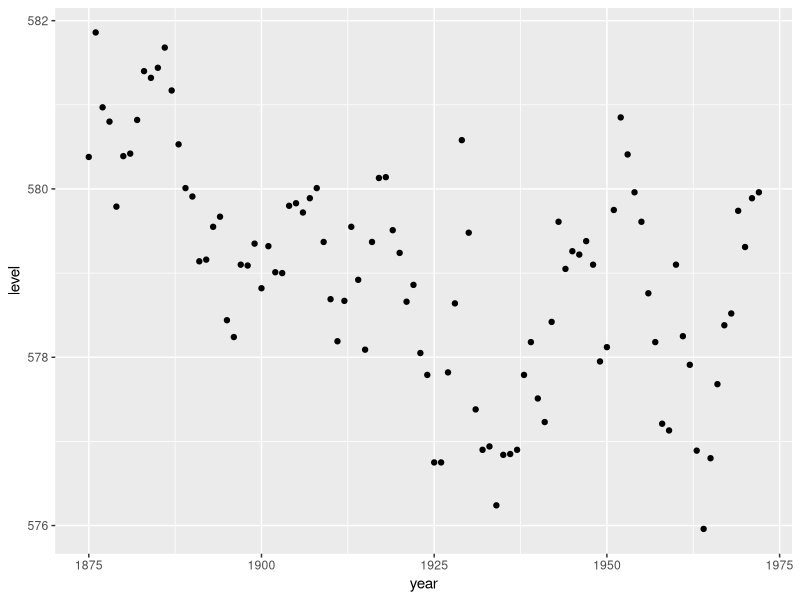
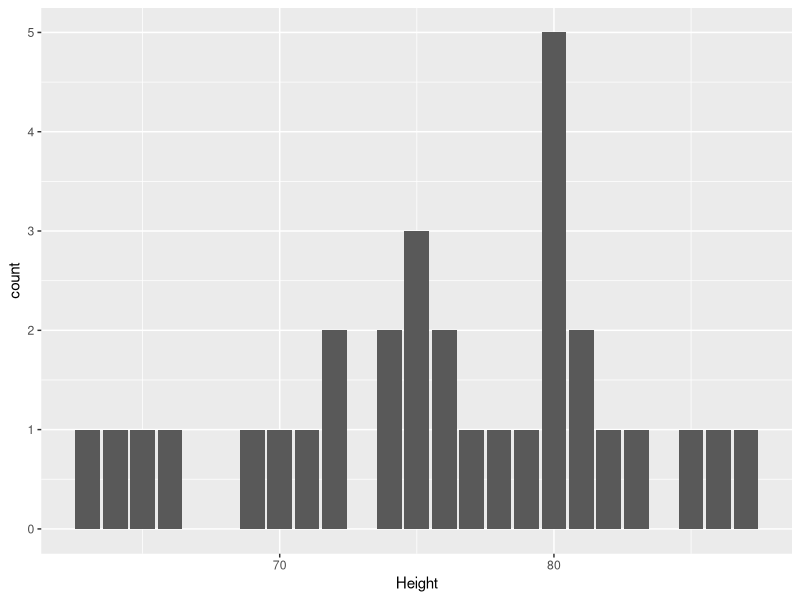
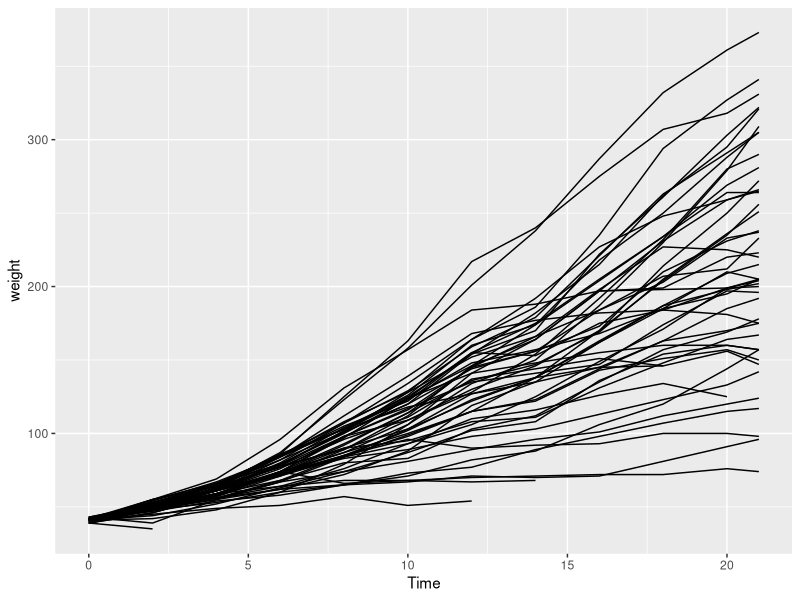
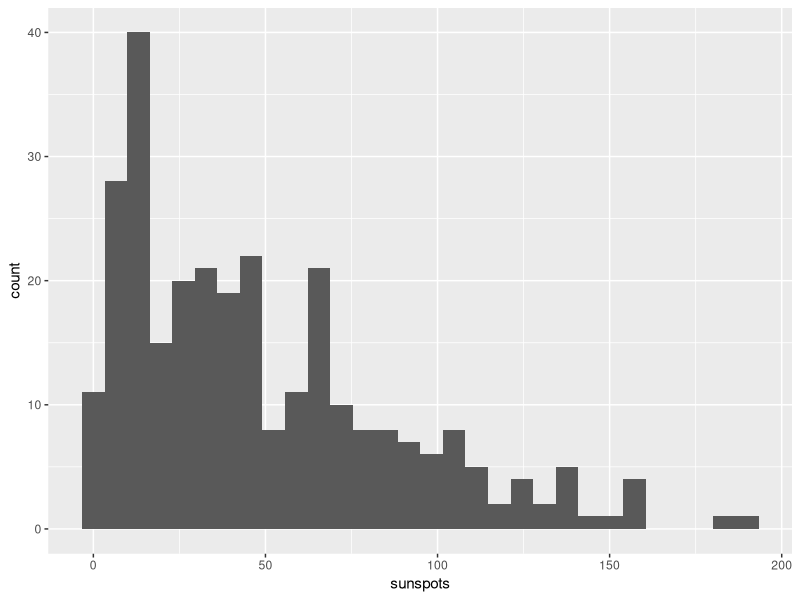
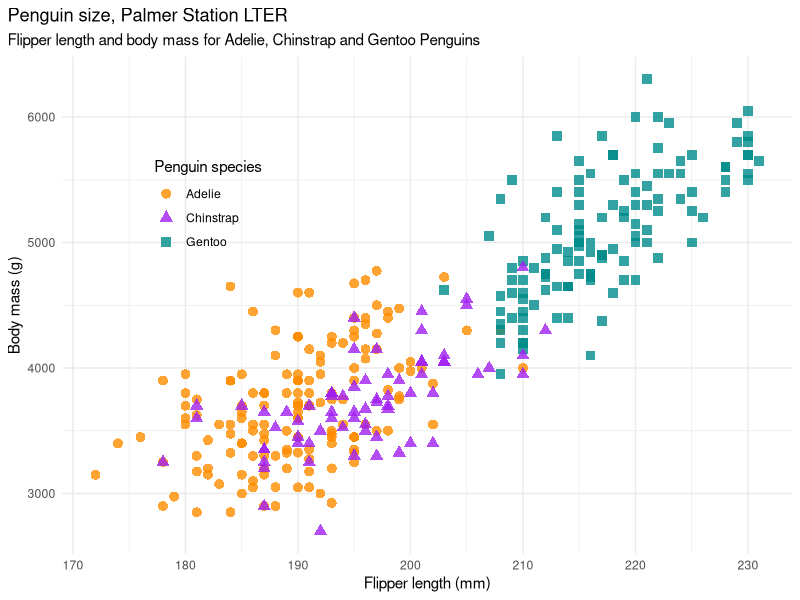

Recreate these plots in R, in order.
## ---- chunk 1
#| message: false
library(tidyverse)
tibble(year = 1875:1972,
       level = as.numeric(datasets::LakeHuron)) |>
  ggplot(aes(x = year, y = level)) +
  geom_point()
## ---- chunk 2
#| message: false

datasets::trees |> 
  as_tibble() |> 
  ggplot(aes(x = Height)) +
  geom_bar()
## ---- chunk 3
datasets::ChickWeight |> 
  as_tibble() |> 
  ggplot(aes(x = Time, y = weight, group = Chick)) +
  geom_line()
## ---- chunk 4
#| message: false
tibble(year = 1700:1988,
       sunspots = as.numeric(datasets::sunspot.year) |> round(0)) |>
  ggplot(aes(x = sunspots)) +
  geom_histogram()
## ---- chunk 5
#| warning: false
library(palmerpenguins)

ggplot(data = penguins,
       aes(x = flipper_length_mm,
           y = body_mass_g)) +
  geom_point(aes(color = species,
                 shape = species),
             size = 3,
             alpha = 0.8) +
  scale_color_manual(values = c("darkorange", "purple", "cyan4")) +
  labs(
    title = "Penguin size, Palmer Station LTER",
    subtitle = "Flipper length and body mass for Adelie, Chinstrap and Gentoo Penguins",
    x = "Flipper length (mm)",
    y = "Body mass (g)",
    color = "Penguin species",
    shape = "Penguin species"
  ) +
  theme_minimal() +
  theme(
    legend.position = c(0.2, 0.7),
    plot.title.position = "plot",
    plot.caption = element_text(hjust = 0, face = "italic"),
    plot.caption.position = "plot"
  )
## ---- chunk 6
datasets::morley |> 
  tibble()
